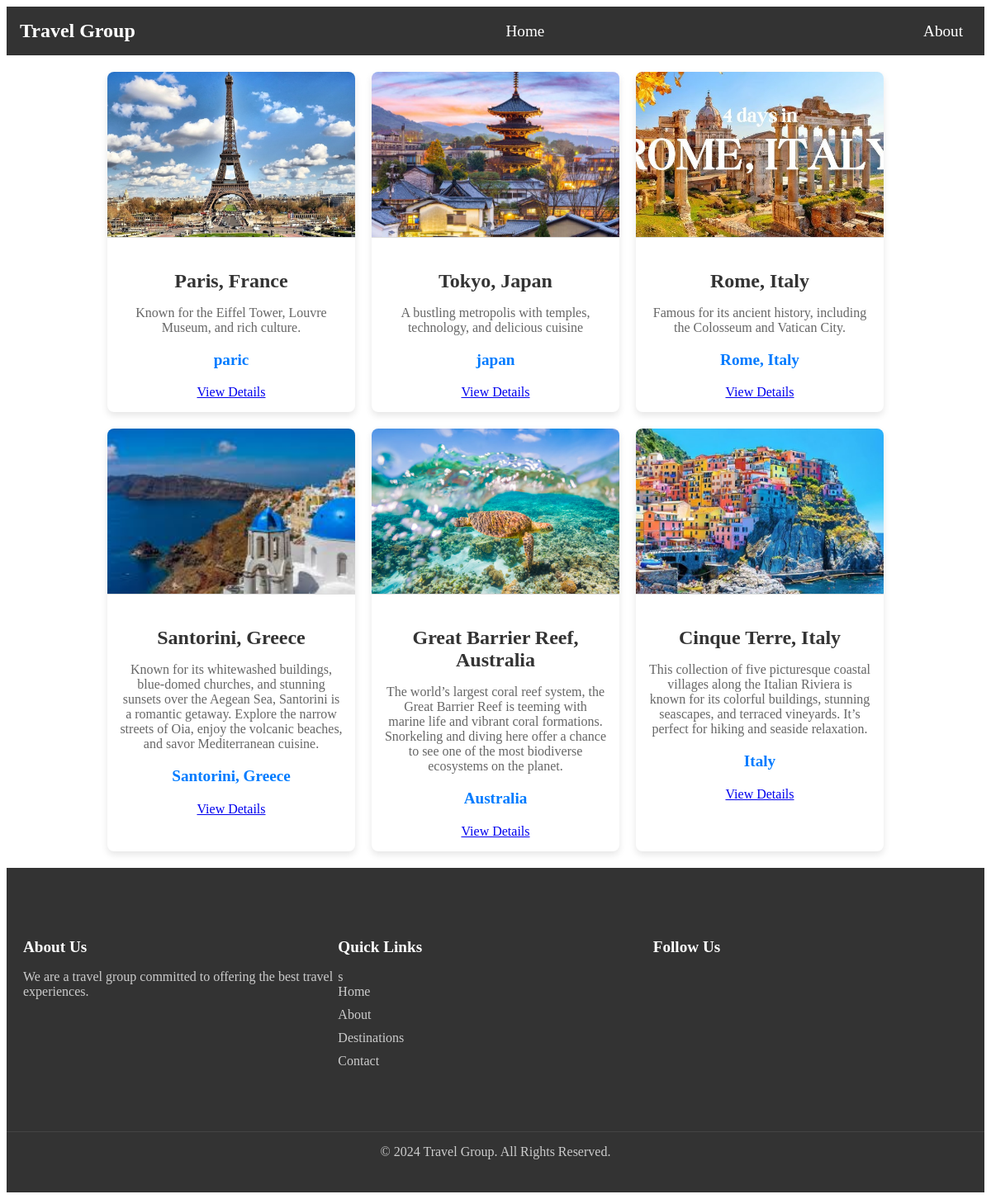
The page / on the database its author committed.
### home/models.py (models this page shows, shortened)
class Destination(models.Model):
    name = models.CharField(max_length=200)
    description = models.TextField()
    country = models.CharField(max_length=210)
    image = models.ImageField(upload_to='Destination/', null=True, blank=True)

### home/views.py (the view)
# urls.py: path('', homepage, name='homepage'),
def homepage(request):
    context ={
        'destinations': Destination.objects.all(),
        'users': User.objects.all(),
        'bookings': Booking.objects.all(),
        'title': "Bosh Sahifa"
    }
    return render(request, 'index.html', context)

### templates/index.html
{% extends 'base.html' %}
{% block content%}
    <div class="destinations-container">
    {% for d in destinations %}
    <div class="destination-card">
        <img src="{{ d.image.url }}" alt="{{ d.name }}" class="destination-images">
        <div class="destination-info">
            <h2>{{ d.name }}</h2>
            <p>{{ d.description }}</p>
            <h3>{{ d.country }}</h3>
            <a href="{% url 'detail' d.id %}">View Details</a>
        </div>
    </div>
    {% endfor %}
</div>
{% endblock content%}

### templates/base.html (shortened to what this page needs)
<!DOCTYPE html>
{% load static %}
<html lang="en">
<head>
    {% include 'components/_styles.html' %}
</head>
{% include "components/header.html" %}
{% block content %}
{% endblock content %}
{% include "components/footer.html" %}
</body>
</html>

### templates/components/_styles.html
{% load static %}
 <link rel="stylesheet" type="text/css"  href="{% static 'css/home.css' %}">

### templates/components/header.html
<nav class="navbar">
    <ul class="nav-list">
        <li class="nav-item">
            <p class="brand">Travel Group</p>
        </li>
        <li class="nav-item">
            <a href="{% url 'homepage' %}" class="nav-link">Home</a>
        </li>
        <li class="nav-item">
            <a href="#" class="nav-link">About</a>
        </li>
    </ul>
</nav>

### templates/components/footer.html (shortened to what this page needs)
<footer class="footer">
    <div class="footer-container">
        <div class="footer-column">
            <h4>About Us</h4>
            <p>We are a travel group committed to offering the best travel experiences.</p>
        </div>
        <div class="footer-column">
            <h4>Quick Links</h4>
            <ul class="footer-links">s
                <li><a href="{% url 'homepage' %}">Home</a></li>
                <li><a href="#">About</a></li>
                <li><a href="#">Destinations</a></li>
                <li><a href="#">Contact</a></li>
            </ul>
        </div>
        <div class="footer-column">
            <h4>Follow Us</h4>
            <div class="social-links">
            </div>
        </div>
    </div>
    <div class="footer-bottom">
        <p>&copy; 2024 Travel Group. All Rights Reserved.</p>
    </div>
</footer>

### staticfiles/css/home.css (style rules this page uses)
.navbar { background-color: #333; padding: 1rem; }
.nav-list { list-style: none; display: flex; align-items: center; justify-content: space-between; padding: 0; margin: 0; }
.nav-item { margin-right: 20px; }
.nav-item:last-child { margin-right: 0; }
.brand { font-size: 1.5rem; color: #fff; font-weight: bold; margin: 0; }
.nav-link { color: #fff; text-decoration: none; font-size: 1.2rem; padding: 5px 10px; }
.destinations-container { display: flex; flex-wrap: wrap; justify-content: center; gap: 20px; margin: 20px auto; max-width: 1200px; }
.destination-card { background-color: #fff; border-radius: 8px; box-shadow: 0 4px 8px rgba(0, 0, 0, 0.1); overflow: hidden; width: 300px; text-align: center; transition: transform 0.3s ease; }
.destination-images { width: 100%; height: 200px; object-fit: cover; border-bottom: 1px solid #ddd; }
.destination-info { padding: 15px; }
.destination-info h2 { font-size: 1.5rem; color: #333; margin-bottom: 10px; }
.destination-info p { font-size: 1rem; color: #666; margin-bottom: 15px; }
.destination-info h3 { font-size: 1.2rem; color: #007BFF; }
.footer { background-color: #333; color: #fff; padding: 40px 0; }
.footer-container { display: flex; justify-content: space-around; flex-wrap: wrap; padding: 20px; max-width: 1200px; margin: 0 auto; }
.footer-column { flex: 1; min-width: 200px; margin-bottom: 20px; }
.footer-column h4 { font-size: 1.2rem; margin-bottom: 15px; color: #fff; font-weight: bold; }
.footer-column p, .footer-column ul { color: #ccc; }
.footer-links { list-style: none; padding: 0; }
.footer-links li { margin-bottom: 10px; }
.footer-links a { color: #ccc; text-decoration: none; }
.footer-bottom { text-align: center; margin-top: 20px; border-top: 1px solid #444; padding-top: 15px; }
.footer-bottom p { margin: 0; color: #ccc; }

### rows shown on the page
Destination: image (picture), name "Paris, France", description "Known for the Eiffel Tower, Louvre Museum, and rich culture.", country "paric"
Destination: image (picture), name "Tokyo, Japan", description "A bustling metropolis with temples, technology, and delicious cuisine", country "japan"
Destination: image (picture), name "Rome, Italy", description "Famous for its ancient history, including the Colosseum and Vatican City.", country "Rome, Italy"
Destination: image (picture), name "Santorini, Greece", description "Known for its whitewashed buildings, blue-domed churches, and stunning sunsets over the Aegean Sea, Santorini is a romantic getaway. Explore the narrow streets of Oia, enjoy the volcanic beaches, and savor Mediterranean cuisine.", country "Santorini, Greece"
Destination: image (picture), name "Great Barrier Reef, Australia", description "The world’s largest coral reef system, the Great Barrier Reef is teeming with marine life and vibrant coral formations. Snorkeling and diving here offer a chance to see one of the most biodiverse ecosystems on the planet.", country "Australia"
Destination: image (picture), name "Cinque Terre, Italy", description "This collection of five picturesque coastal villages along the Italian Riviera is known for its colorful buildings, stunning seascapes, and terraced vineyards. It’s perfect for hiking and seaside relaxation.", country "Italy"
